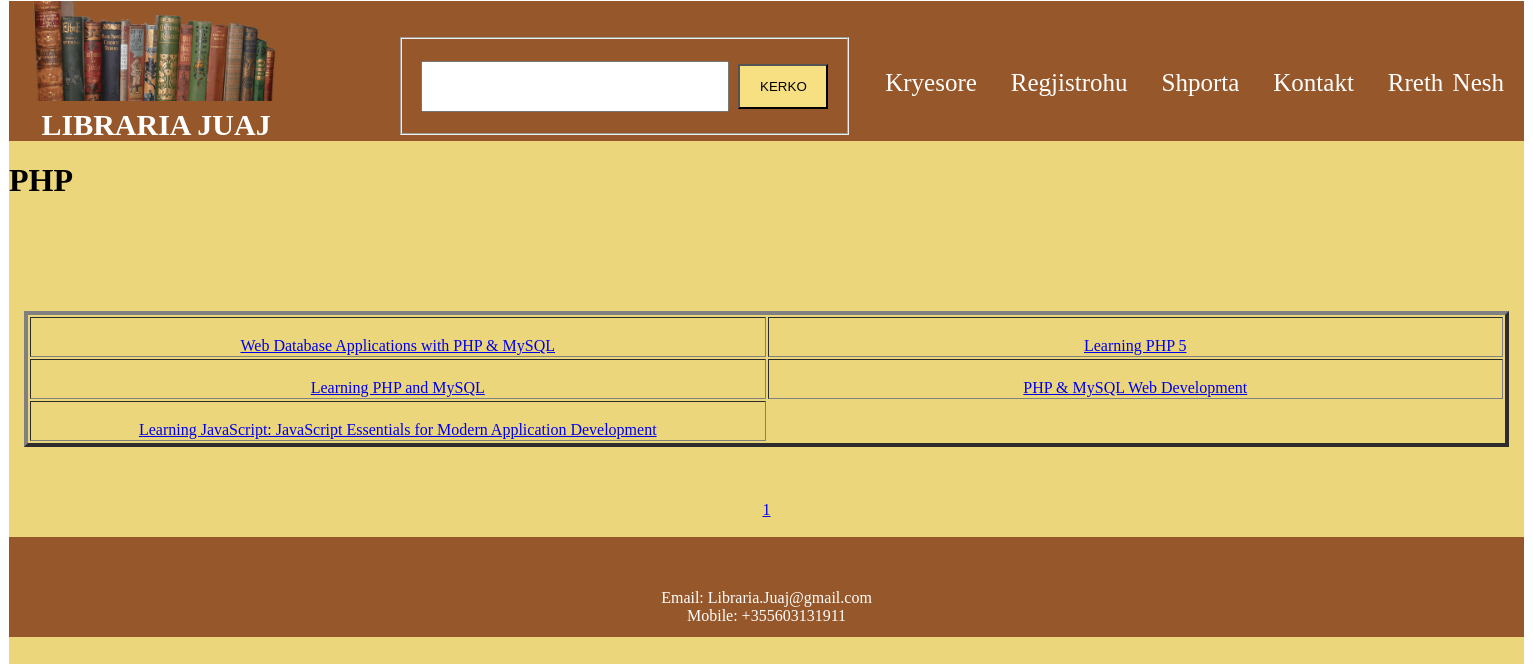
The app's page /listaLibrave.php?nenkatid=1&subcatnm=PHP with its own data.
### tables this page shows
CREATE TABLE `lib_pershkrim` (
  `Lib_ID` int(10) NOT NULL,
  `ID_Kat` int(5) NOT NULL,
  `ID_Autor` int(11) NOT NULL,
  `Nr_Seri` varchar(15) NOT NULL,
  `Titulli` varchar(100) NOT NULL,
  `Pershkrimi` varchar(8000) NOT NULL,
  `Cmimi` double(5,2) NOT NULL,
  `Botuesi` varchar(50) NOT NULL,
  `Publikimi` varchar(25) NOT NULL,
  `Tirazhi` varchar(5) NOT NULL,
  `Nr_faqeve` varchar(5) NOT NULL,
  `lib_img` blob NOT NULL
);

### listaLibrave.php (the view, shortened to what this page needs)
<?php
require('includes/config.php');
	$cat=$_GET['nenkatid'];
	$q="select count(*) \"total\" from lib_pershkrim where ID_Kat='$cat'";
	$totalrez=mysqli_query($conn,$q) or die("Nuk mund te ekzekutohet marrja e te dhenave...");
	$totalrresht=mysqli_fetch_assoc($totalrez);
	$faqe=6;
	$totalinefaqe=$totalrresht['total'];
	$faqe_total=ceil($totalinefaqe/$faqe);
	if(!isset($_GET['page']))
	{
		$faqja_aktuale=1;
	}
	else
	{
		$faqja_aktuale=$_GET['page'];
	}
?>
<!DOCTYPE html>
<html>
<head>
		<?php
			include("includes/head.inc.php");
		?>
</head>
<body>
				<div id="page">
							<div id="content">
								<div class="post">
									<h1 class="title"><?php echo $_GET['subcatnm'];?></h1>
									<div class="entry">
										<table border="4" width="100%" >
											<br><br><br><br><br>
											<?php
												$k=($faqja_aktuale-1)*$faqe;
												$query="select *from lib_pershkrim where ID_Kat='$cat' LIMIT ".$k .",".$faqe;
												$rez=mysqli_query($conn,$query) or die("Nuk realizohet marrja e te dhenave...");
												$count=0;
												while($row=mysqli_fetch_assoc($rez))
												{
													if($count==0)
													{
														echo '<tr>';
													}
													echo '<td valign="top" width="20%" align="center">
														<a href="detajet.php?id='.$row['Lib_ID'].'&cat='.$_GET['subcatnm'].'">
														<br>'.$row['Titulli'].'</a>
													</td>';
													$count++;
													if($count==2)
													{
														echo '</tr>';
														$count=0;
													}
												}
											?>
										</table>
										<br><br><br>
										<center>
										<?php
											for($i=1;$i<=$faqe_total;$i++)
											{
												echo '&nbsp;&nbsp;<a href="listaLibrave.php?nenkatid='.$_GET['nenkatid'].'&subcatnm='.$_GET['subcatnm'].'&page='.$i.'">'.$i.'</a>&nbsp;&nbsp;';
											}
										?>
										</center>
									</div>
								</div>
							</div>
					<div style="clear: both;">&nbsp;</div>
				</div>
				<div id="footer">
							<?php
								include("includes/footer.inc.php");
							?>
				</div>
</body>
</html>

### style.css (style rules this page uses)
.post .entry { padding: 0 15px; }

### records on screen
lib_pershkrim: Titulli "Web Database Applications with PHP & MySQL"
lib_pershkrim: Titulli "Learning PHP 5"
lib_pershkrim: Titulli "Learning PHP and MySQL"
lib_pershkrim: Titulli "PHP & MySQL Web Development"
lib_pershkrim: Titulli "Learning JavaScript: JavaScript Essentials for Modern Application Development"

### other values on screen
$_GET['subcatnm'] "PHP"
